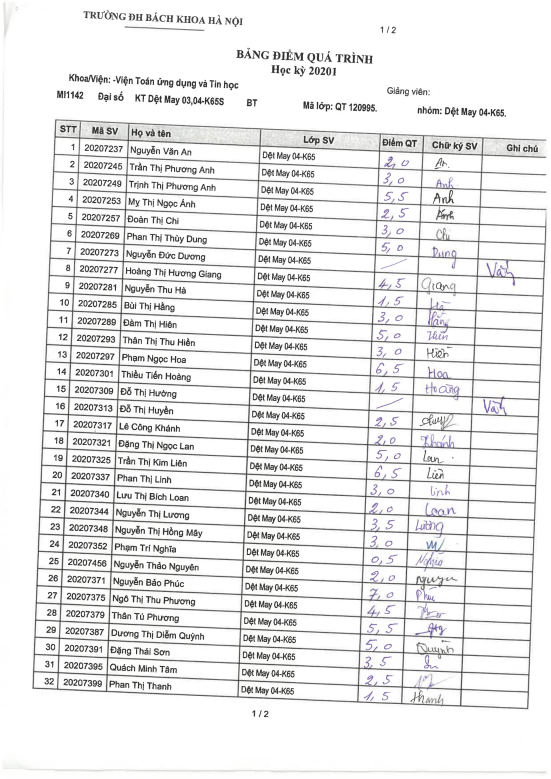
#> input picture project3_data_test/Copy of BĐ ĐS-MI1112 - GK2020.1-63.jpg, 1653 x 2337 px, found by its file name (shown at 1/3 size); the run also reads 1 picture not shown here
$ jupyter execute --allow-errors 'project3_main_2 (2).ipynb'   (shell and % lines are left out)   (older library calls are emulated)
#> lines starting #> are read from the running program, lines starting #| are printed output that depends on the picture; long printed decimals are rounded
[cell 1]
import torch
torch.cuda.is_available()
#> (this line was passed over: torch is not available in this run)

[cell 2]
from google.colab import drive
drive.mount('/content/drive')

[cell 3]
# % cd /content/drive/MyDrive/xa/code_xa/project3

[cell 4]
# %%capture
# ! pip install -r requirements.txt

[cell 5]
from icecream import ic

[cell 6]
# ! git clone https://github.com/ultralytics/yolov5.git

[cell 7]
# /content/drive/MyDrive/xa/code_xa/project3/yolov5/train.py

Train Yolov5 in custom data
---

[cell 8]
%cd /content/drive/MyDrive/xa/code_xa/project3

[cell 9]
# !python yolov5/train.py --img 640 --batch 70 --epochs 100  --data yolov5/data/table_sami.yaml --weights yolov5s.pt --cache

weight lưu ở exp29

[cell 10]
%cd /content/drive/MyDrive/xa/code_xa/project3/yolov5

[cell 11]
# !python detect.py --weights /content/drive/MyDrive/xa/code_xa/project3/yolov5/runs/train/exp21/weights/last.pt --source ../project3_data_test --save-txt

[cell 12]
from PIL import Image, ImageEnhance
import numpy as np
import matplotlib.pyplot as plt
import cv2

[cell 13]
def plot(img):
  plt.figure(figsize=(15,10))
  plt.imshow(img, cmap = "gray")
  plt.show()

# Xoay ảnh

[cell 14]
import numpy as np
from skimage.transform import hough_line, hough_line_peaks
from skimage.transform import rotate
from skimage.feature import canny
from skimage.io import imread
from skimage.color import rgb2gray
import matplotlib.pyplot as plt
from scipy.stats import mode

image = rgb2gray(imread("/content/drive/MyDrive/xa/code_xa/project3/project3_data_test/Copy of BĐ ĐS-MI1112 - GK2020.1-63.jpg"))
#> image: shape (2337, 1653) float64; min 0, max 1, mean 0.915

edges = canny(image)
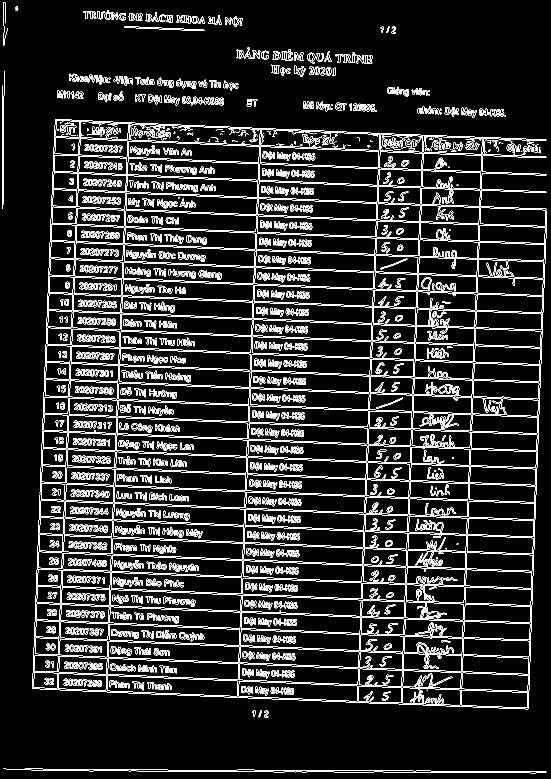
#> edges: shape (2337, 1653) bool (shown at 1/3 size); 7% white in thin lines or dots
# Classic straight-line Hough transform
tested_angles = np.deg2rad(np.arange(0.1, 180.0))
h, theta, d = hough_line(edges, theta=tested_angles)
#> theta = 180 values from 0.00175 to 3.13; d = 5727 values from -2863 to 2863

# Generating figure 1
fig, axes = plt.subplots(1, 2, figsize=(15, 16))
ax = axes.ravel()

ax[0].imshow(image, cmap="gray")
ax[0].set_title('Input image')
ax[0].set_axis_off()

ax[1].imshow(edges, cmap="gray")
origin = np.array((0, image.shape[1]))
#> origin = [0, 1653]

for _, angle, dist in zip(*hough_line_peaks(h, theta, d)):
    y0, y1 = (dist - origin * np.cos(angle)) / np.sin(angle)
    ax[1].plot(origin, (y0, y1), '-r')
#> this loop made 43 passes
#> (angle, dist, y0, y1) on passes 1 to 12: (0.0367, 1661, 45328.4, 248.6), (0.0367, 1283, 35012.8, -10066.9), (0.0367, 1460, 39843.1, -5236.6), (0.0367, 1152, 31437.9, -13641.9), (1.61, 358, 358.2, 418.9), (0.0367, 397, 10834.1, -34245.7), (1.61, 1601, 1602.1, 1662.7), (1.61, 409, 409.3, 469.9), (1.61, 1756, 1757.2, 1817.8), (1.61, 929, 929.6, 990.2), (1.61, 1653, 1654.1, 1714.7), (0.0367, 177, 4830.3, -40249.5)

ax[1].set_xlim(origin)
ax[1].set_ylim((edges.shape[0], 0))
ax[1].set_axis_off()
ax[1].set_title('Detected lines')
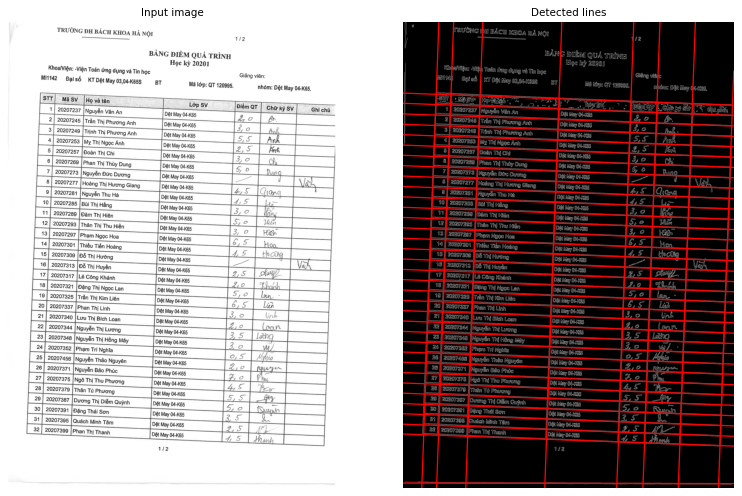
#> figure drawn by matplotlib, 2 panels

[cell 15]
import cv2
def skew_angle_hough_transform(image):
    # convert to edges
    edges = canny(image)
    # Classic straight-line Hough transform between 0.1 - 180 degrees.
    tested_angles = np.deg2rad(np.arange(0.1, 180.0))
    h, theta, d = hough_line(edges, theta=tested_angles)
#> theta = 180 values from 0.00175 to 3.13; d = 5727 values from -2863 to 2863

    # find line peaks and angles
    accum, angles, dists = hough_line_peaks(h, theta, d)
#> accum = 43 values, max 954 at index 0, min 481 at index 42, mean 566.2; angles = 43 values, max 1.61 at index 4, min 0.0367 at index 0, mean 1.31; dists = 43 values, max 2310 at index 29, min 177 at index 11, mean 1179.5

    # round the angles to 2 decimal places and find the most common angle.
    most_common_angle = mode(np.around(angles, decimals=2))[0]
#> most_common_angle = 1.61

    # convert the angle to degree for rotation.
    skew_angle = np.rad2deg(most_common_angle - np.pi/2)
#> skew_angle = 2.25
    print(skew_angle)
#| 2.246
    return skew_angle

fig, ax = plt.subplots(ncols=2, figsize=(20,20))
ax[0].imshow(image, cmap="gray")
rotated_image = rotate(image, skew_angle_hough_transform(image),  cval=1)
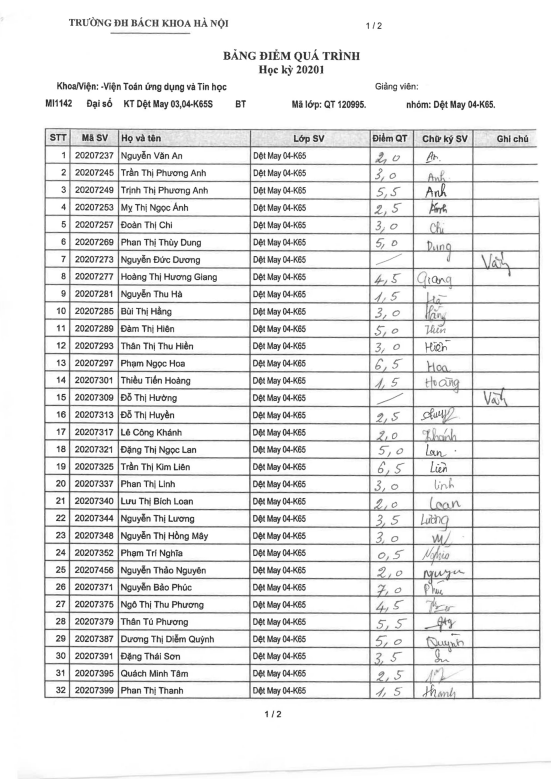
#> rotated_image: shape (2337, 1653) float64 (shown at 1/3 size); min 0.0263, max 1, mean 0.915
ax[1].imshow(rotated_image, cmap = "gray")
print(type(rotated_image))
#| <class 'numpy.ndarray'>
from PIL import Image
I = rotated_image
I8 = (((I - I.min()) / (I.max() - I.min())) * 255.9).astype(np.uint8)

img = Image.fromarray(I8)
img.save("/content/drive/MyDrive/xa/code_xa/project3/project3_data_rotated/Copy of BĐ ĐS-MI1112 - GK2020.1-63.jpg")
plt.show()
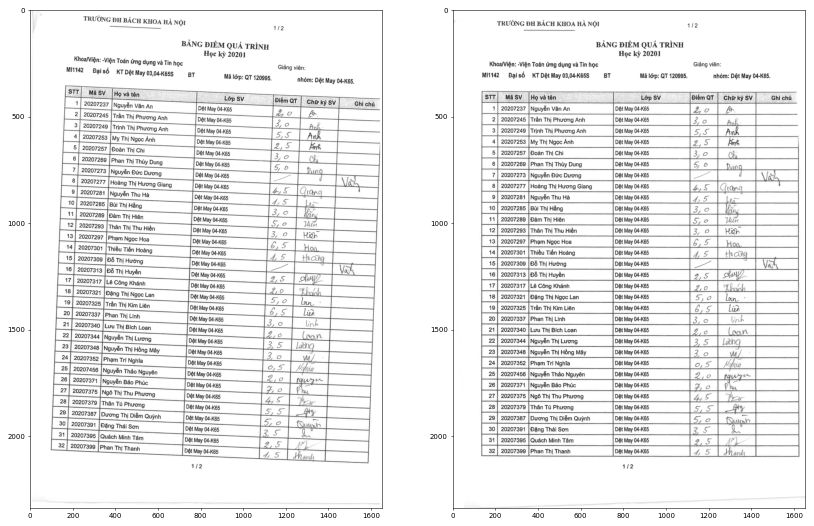
#> figure drawn by matplotlib, 2 panels

# Sử dụng yoloV5 để xác định bảng điểm

[cell 16]
# !python detect.py --weights /content/drive/MyDrive/xa/code_xa/project3/yolov5/runs/train/exp21/weights/last.pt --source ../project3_data_rotated --save-txt

[cell 17]
%cd /content/drive/MyDrive/xa/code_xa/project3/yolov5

[cell 18]
import argparse
import os
import sys
from pathlib import Path

import cv2
import torch
import torch.backends.cudnn as cudnn

from models.common import DetectMultiBackend
from utils.datasets import IMG_FORMATS, VID_FORMATS, LoadImages, LoadStreams
from utils.general import (LOGGER, check_file, check_img_size, check_imshow, check_requirements, colorstr,
                           increment_path, non_max_suppression, print_args, scale_coords, strip_optimizer, xyxy2xywh)
from utils.plots import Annotator, colors, save_one_box
from utils.torch_utils import select_device, time_sync

ROOT = "/content/drive/MyDrive/xa/code_xa/project3/yolov5"
if str(ROOT) not in sys.path:
    sys.path.append(str(ROOT))  # add ROOT to PATH
ROOT = Path(os.path.relpath(ROOT, Path.cwd()))  # relative
#> (the rest of this cell did not finish here and is left out)

## Hiện ảnh

[cell 19]
import PIL
path_img = "/content/drive/MyDrive/xa/code_xa/project3/yolov5/runs/detect/exp10/Copy of BĐ ĐS-MI1112 - GK2020.1-63.jpg"
image_test = PIL.Image.open(path_img)
# image to open
image_width, image_height = image_test.size
#> image_width = 1653; image_height = 2337
image_test = cv2.imread(path_img)
#> image_test: shape (2337, 1653, 3); min 0, max 255, mean 232.8
plot(image_test)

## Lấy kết quả từ yolov5

[cell 20]
path_source_img = "/content/drive/MyDrive/xa/code_xa/project3/yolov5/runs/detect/exp10/Copy of BĐ ĐS-MI1112 - GK2020.1-63.jpg"
weight_yolov5 = "/content/drive/MyDrive/xa/code_xa/project3/yolov5/runs/train/exp21/weights/last.pt"
#> (the rest of this cell did not finish here and is left out)

#> (a cell that did not finish here is left out)

[cell 22]
# [4 lines of commented-out code are left out]

#> (a cell that did not finish here is left out)

#> (a cell that did not finish here is left out)

[cell 25]
print(image_width, image_height)
#| 1653 2337
